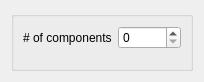
<?xml version="1.0" encoding="UTF-8"?>
<ui version="4.0">
 <class>Form</class>
 <widget class="QWidget" name="Form">
  <property name="geometry">
   <rect>
    <x>0</x>
    <y>0</y>
    <width>204</width>
    <height>82</height>
   </rect>
  </property>
  <property name="sizePolicy">
   <sizepolicy hsizetype="Ignored" vsizetype="Ignored">
    <horstretch>0</horstretch>
    <verstretch>0</verstretch>
   </sizepolicy>
  </property>
  <property name="windowTitle">
   <string>Form</string>
  </property>
  <layout class="QVBoxLayout" name="verticalLayout">
   <item>
    <widget class="QGroupBox" name="groupBox">
     <layout class="QFormLayout" name="formLayout">
      <property name="fieldGrowthPolicy">
       <enum>QFormLayout::AllNonFixedFieldsGrow</enum>
      </property>
      <item row="0" column="0">
       <widget class="QLabel" name="nc_label">
        <property name="text">
         <string># of components</string>
        </property>
       </widget>
      </item>
      <item row="0" column="1">
       <widget class="QSpinBox" name="nc_spin"/>
      </item>
     </layout>
    </widget>
   </item>
  </layout>
 </widget>
 <resources/>
 <connections/>
</ui>
